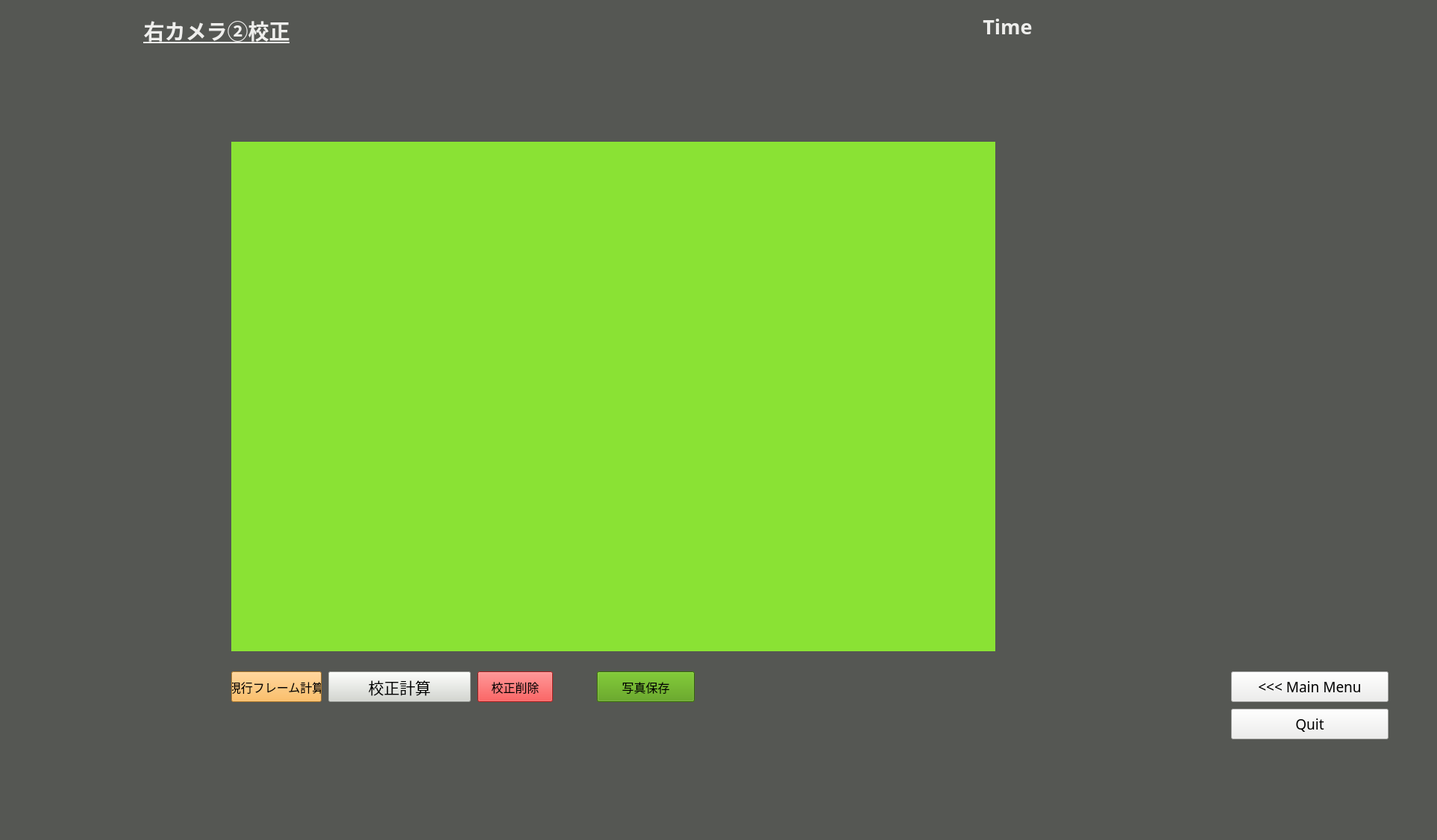
<?xml version="1.0" encoding="UTF-8"?>
<ui version="4.0">
 <class>CameraCalibration2</class>
 <widget class="QMainWindow" name="CameraCalibration2">
  <property name="enabled">
   <bool>true</bool>
  </property>
  <property name="geometry">
   <rect>
    <x>0</x>
    <y>0</y>
    <width>1926</width>
    <height>1126</height>
   </rect>
  </property>
  <property name="windowTitle">
   <string>MainWindow</string>
  </property>
  <property name="styleSheet">
   <string notr="true">background-color: rgb(85, 87, 83);</string>
  </property>
  <widget class="QWidget" name="calibrationWidget">
   <property name="enabled">
    <bool>true</bool>
   </property>
   <widget class="QLabel" name="label">
    <property name="geometry">
     <rect>
      <x>50</x>
      <y>20</y>
      <width>481</width>
      <height>41</height>
     </rect>
    </property>
    <property name="font">
     <font>
      <family>Ubuntu Mono</family>
      <pointsize>21</pointsize>
      <weight>75</weight>
      <bold>true</bold>
      <underline>true</underline>
     </font>
    </property>
    <property name="styleSheet">
     <string notr="true">color: rgb(238, 238, 236);</string>
    </property>
    <property name="text">
     <string>右カメラ②校正</string>
    </property>
    <property name="alignment">
     <set>Qt::AlignCenter</set>
    </property>
   </widget>
   <widget class="QLabel" name="camFrame">
    <property name="geometry">
     <rect>
      <x>310</x>
      <y>190</y>
      <width>1024</width>
      <height>683</height>
     </rect>
    </property>
    <property name="styleSheet">
     <string notr="true">background-color: rgb(138, 226, 52);</string>
    </property>
    <property name="text">
     <string/>
    </property>
    <property name="alignment">
     <set>Qt::AlignCenter</set>
    </property>
   </widget>
   <widget class="QPushButton" name="quitbutton">
    <property name="geometry">
     <rect>
      <x>1650</x>
      <y>950</y>
      <width>211</width>
      <height>41</height>
     </rect>
    </property>
    <property name="font">
     <font>
      <family>Ubuntu Mono</family>
      <pointsize>14</pointsize>
     </font>
    </property>
    <property name="styleSheet">
     <string notr="true">background-color: rgb(238, 238, 236);</string>
    </property>
    <property name="text">
     <string>Quit</string>
    </property>
   </widget>
   <widget class="QPushButton" name="mainmenubutton">
    <property name="geometry">
     <rect>
      <x>1650</x>
      <y>900</y>
      <width>211</width>
      <height>41</height>
     </rect>
    </property>
    <property name="font">
     <font>
      <family>Ubuntu Mono</family>
      <pointsize>14</pointsize>
     </font>
    </property>
    <property name="styleSheet">
     <string notr="true">background-color: rgb(238, 238, 236);</string>
    </property>
    <property name="text">
     <string>&lt;&lt;&lt; Main Menu</string>
    </property>
   </widget>
   <widget class="QPushButton" name="delCalib">
    <property name="geometry">
     <rect>
      <x>640</x>
      <y>900</y>
      <width>101</width>
      <height>41</height>
     </rect>
    </property>
    <property name="font">
     <font>
      <pointsize>12</pointsize>
     </font>
    </property>
    <property name="styleSheet">
     <string notr="true">background-color: rgb(239, 41, 41);</string>
    </property>
    <property name="text">
     <string>校正削除</string>
    </property>
   </widget>
   <widget class="QPushButton" name="arucoCheck">
    <property name="geometry">
     <rect>
      <x>800</x>
      <y>900</y>
      <width>131</width>
      <height>41</height>
     </rect>
    </property>
    <property name="font">
     <font>
      <pointsize>12</pointsize>
     </font>
    </property>
    <property name="styleSheet">
     <string notr="true">background-color: rgb(78, 154, 6);</string>
    </property>
    <property name="text">
     <string>写真保存</string>
    </property>
   </widget>
   <widget class="QPushButton" name="calibCam">
    <property name="geometry">
     <rect>
      <x>440</x>
      <y>900</y>
      <width>191</width>
      <height>41</height>
     </rect>
    </property>
    <property name="font">
     <font>
      <pointsize>16</pointsize>
     </font>
    </property>
    <property name="styleSheet">
     <string notr="true">background-color: rgb(211, 215, 207);</string>
    </property>
    <property name="text">
     <string>校正計算</string>
    </property>
   </widget>
   <widget class="QPushButton" name="calibSingleFrame">
    <property name="geometry">
     <rect>
      <x>310</x>
      <y>900</y>
      <width>121</width>
      <height>41</height>
     </rect>
    </property>
    <property name="font">
     <font>
      <pointsize>12</pointsize>
     </font>
    </property>
    <property name="styleSheet">
     <string notr="true">background-color: rgb(252, 175, 62);</string>
    </property>
    <property name="text">
     <string>現行フレーム計算</string>
    </property>
   </widget>
   <widget class="QLabel" name="timeLabel">
    <property name="geometry">
     <rect>
      <x>1170</x>
      <y>10</y>
      <width>361</width>
      <height>51</height>
     </rect>
    </property>
    <property name="font">
     <font>
      <family>Ubuntu Mono</family>
      <pointsize>20</pointsize>
      <weight>75</weight>
      <bold>true</bold>
     </font>
    </property>
    <property name="styleSheet">
     <string notr="true">color: rgb(238, 238, 236);</string>
    </property>
    <property name="text">
     <string>Time</string>
    </property>
    <property name="alignment">
     <set>Qt::AlignCenter</set>
    </property>
   </widget>
  </widget>
  <widget class="QMenuBar" name="menubar">
   <property name="geometry">
    <rect>
     <x>0</x>
     <y>0</y>
     <width>1926</width>
     <height>21</height>
    </rect>
   </property>
  </widget>
  <widget class="QStatusBar" name="statusbar"/>
 </widget>
 <resources/>
 <connections/>
</ui>
